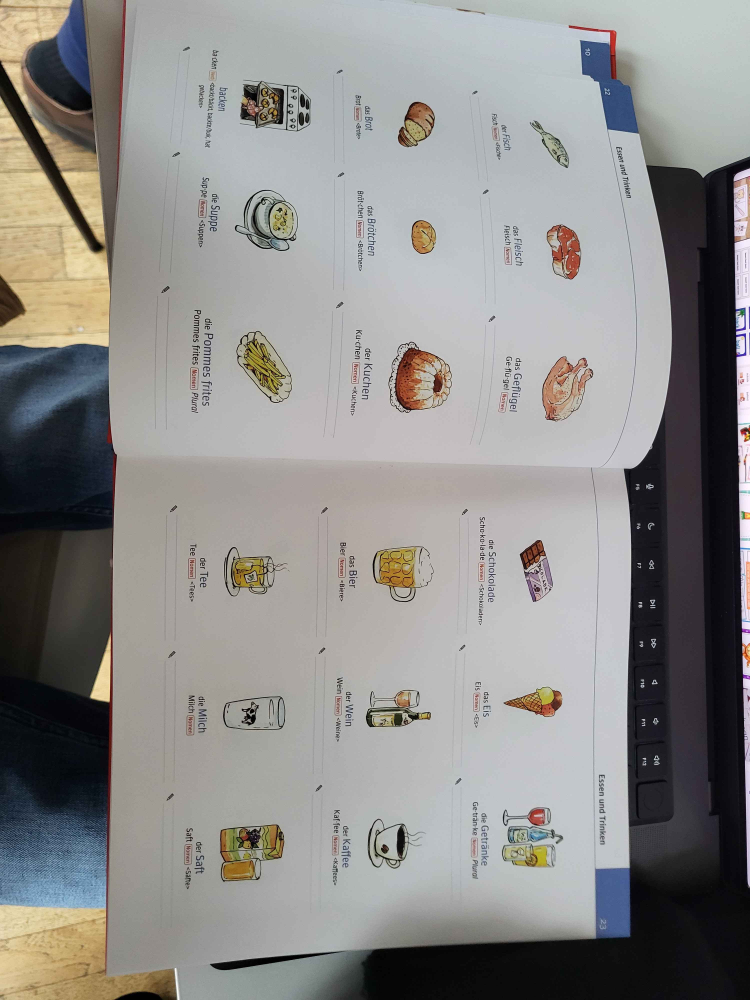
#> input picture Images/20260124_103828.jpg, 3000 x 4000 px (shown at 1/4 size)
$ python contour_extractor_v3.py
#> lines starting #> are read from the running program, lines starting #| are printed output that depends on the picture; after the words box and inside, x2 and y2 are one past the last pixel; in counts of white or black regions, pixels touching at a corner belong together
"""컨투어 기반 완전 자동 그림-텍스트 쌍 추출기 v3

핵심 전략:
1. 배경과 다른 모든 영역을 컨투어로 감지
2. 큰 영역 = 그림, 작은 영역 = 텍스트로 분류
3. 가까운 그림-텍스트 쌍 매칭
4. OCR은 보조 역할 (없어도 됨)
"""
from PIL import Image, ImageDraw
import numpy as np
import cv2
from pathlib import Path
from dataclasses import dataclass
from typing import List, Tuple, Optional
import hashlib
import json


@dataclass
class BBox:
    x0: int
    y0: int
    x1: int
    y1: int

    @property
    def center(self) -> Tuple[float, float]:
        return ((self.x0 + self.x1) / 2, (self.y0 + self.y1) / 2)

    @property
    def width(self) -> int:
        return self.x1 - self.x0

    @property
    def height(self) -> int:
        return self.y1 - self.y0

    @property
    def area(self) -> int:
        return self.width * self.height

    def distance_to(self, other: 'BBox') -> float:
        c1 = self.center
        c2 = other.center
        return ((c1[0] - c2[0])**2 + (c1[1] - c2[1])**2) ** 0.5

    def to_tuple(self) -> Tuple[int, int, int, int]:
        return (self.x0, self.y0, self.x1, self.y1)


@dataclass
class ContentRegion:
    bbox: BBox
    contour_area: int
    is_picture: bool  # True=그림, False=텍스트
    text: str = ""  # OCR 결과 (있으면)


@dataclass
class FlashcardPair:
    pair_id: str
    picture_bbox: Tuple[int, int, int, int]
    text_bbox: Optional[Tuple[int, int, int, int]]
    text: str  # OCR 결과 또는 빈 문자열
    order_index: int


class ContourPairExtractor:
    """컨투어 기반 그림-텍스트 쌍 추출기"""

    def __init__(self):
        self._ocr = None

    def _try_init_ocr(self, lang: str = "de"):
        """OCR 초기화 시도 (실패해도 계속 진행)"""
        try:
            import easyocr
            self._ocr = easyocr.Reader([lang], gpu=False)
            return True
        except:
            return False

    def detect_all_regions(self, img_array: np.ndarray) -> List[ContentRegion]:
        """이미지에서 모든 콘텐츠 영역 감지 (Canny 에지 기반)"""
        H, W = img_array.shape[:2]
        page_area = H * W

        # 그레이스케일
        gray = cv2.cvtColor(img_array, cv2.COLOR_RGB2GRAY)

        # Canny 에지 검출 (더 많은 에지 감지)
        edges = cv2.Canny(gray, 30, 100)

        # 에지 팽창해서 영역 연결
        kernel = np.ones((5, 5), np.uint8)
        dilated = cv2.dilate(edges, kernel, iterations=3)

        # 모폴로지 닫기 연산으로 영역 채우기
        kernel_big = np.ones((15, 15), np.uint8)
        fg_mask = cv2.morphologyEx(dilated, cv2.MORPH_CLOSE, kernel_big)

        # 컨투어 찾기
        contours, _ = cv2.findContours(fg_mask, cv2.RETR_EXTERNAL, cv2.CHAIN_APPROX_SIMPLE)

        regions = []
        for contour in contours:
            area = cv2.contourArea(contour)

            # 너무 작거나 너무 큰 것 제외
            if area < page_area * 0.001:  # 0.1% 이상
                continue
            if area > page_area * 0.1:  # 10% 이하
                continue

            x, y, w, h = cv2.boundingRect(contour)
            bbox = BBox(x, y, x + w, y + h)

            # 최소 크기 필터 (너무 작은 노이즈 제외)
            if w < 80 or h < 80:
                continue

            # 가장자리 영역 제외 (페이지 번호, 마진 등)
            margin = 50
            if x < margin or y < margin:
                continue
            if x + w > W - margin or y + h > H - margin:
                continue

            # 종횡비 필터
            aspect = w / h if h > 0 else 0
            if aspect < 0.3 or aspect > 3.0:
                continue

            # 그림 vs 텍스트 분류
            # 기준: 면적 비율 & 종횡비
            area_ratio = area / page_area
            is_picture = area_ratio > 0.003 and aspect > 0.4 and aspect < 2.5

            regions.append(ContentRegion(
                bbox=bbox,
                contour_area=int(area),
                is_picture=is_picture
            ))

        # Y 좌표로 정렬
        regions.sort(key=lambda r: (r.bbox.y0, r.bbox.x0))

        return regions

    def classify_regions(self, regions: List[ContentRegion],
                        page_area: int) -> Tuple[List[ContentRegion], List[ContentRegion]]:
        """영역을 그림과 텍스트로 분류

        분류 기준:
        - 그림: 면적 0.18% 이상, 종횡비 0.5~2.0 (정사각형에 가까움)
        - 텍스트: 면적 작거나, 세로로 긴 형태 (종횡비 < 0.5)
        """
        pictures = []
        texts = []

        if not regions:
            return [], []

        for r in regions:
            aspect = r.bbox.width / r.bbox.height if r.bbox.height > 0 else 0
            area_ratio = r.contour_area / page_area

            # 그림 판별:
            # - 면적 비율 0.18% 이상
            # - 종횡비 0.5 ~ 2.0 (정사각형에 가까움)
            if (area_ratio > 0.0018 and 0.5 < aspect < 2.0):
                r.is_picture = True
                pictures.append(r)
            else:
                r.is_picture = False
                texts.append(r)

        return pictures, texts

    def match_pairs(self, pictures: List[ContentRegion],
                   texts: List[ContentRegion],
                   max_distance: float = 600) -> List[FlashcardPair]:
        """가장 가까운 그림-텍스트 매칭"""
        pairs = []
        used_texts = set()

        for i, pic in enumerate(pictures):
            best_text = None
            best_dist = float('inf')

            for j, txt in enumerate(texts):
                if j in used_texts:
                    continue

                # 그림 아래 또는 옆에 있는 텍스트 선호
                dist = pic.bbox.distance_to(txt.bbox)

                # 방향 가중치 (아래쪽 텍스트 선호)
                if txt.bbox.center[1] > pic.bbox.center[1]:  # 아래
                    dist *= 0.8

                if dist < best_dist and dist < max_distance:
                    best_dist = dist
                    best_text = (j, txt)

            if best_text:
                idx, txt = best_text
                used_texts.add(idx)

                pair_id = hashlib.sha1(
                    f"{pic.bbox.x0}_{pic.bbox.y0}_{txt.bbox.x0}".encode()
                ).hexdigest()[:12]

                pairs.append(FlashcardPair(
                    pair_id=pair_id,
                    picture_bbox=pic.bbox.to_tuple(),
                    text_bbox=txt.bbox.to_tuple(),
                    text=txt.text,
                    order_index=i
                ))
            else:
                # 텍스트 없이 그림만
                pair_id = hashlib.sha1(
                    f"{pic.bbox.x0}_{pic.bbox.y0}_nopair".encode()
                ).hexdigest()[:12]

                pairs.append(FlashcardPair(
                    pair_id=pair_id,
                    picture_bbox=pic.bbox.to_tuple(),
                    text_bbox=None,
                    text="",
                    order_index=i
                ))

        return pairs

    def try_ocr_for_pairs(self, img_array: np.ndarray, pairs: List[FlashcardPair], lang: str = "de"):
        """OCR로 텍스트 영역 인식 시도"""
        if not self._try_init_ocr(lang):
            print("  OCR 초기화 실패 - 텍스트는 나중에 수동 입력 필요")
            return

        for pair in pairs:
            if pair.text_bbox:
                x0, y0, x1, y1 = pair.text_bbox
                region = img_array[y0:y1, x0:x1]
                if region.size > 0:
                    try:
                        results = self._ocr.readtext(region)
                        if results:
                            pair.text = " ".join([r[1] for r in results])
                    except:
                        pass

    def extract_pairs(self, image_path: str | Path, lang: str = "de") -> List[FlashcardPair]:
        """이미지에서 그림-텍스트 쌍 추출"""
#> called with image_path = './Images/20260124_103828.jpg', lang = 'de'
        img = Image.open(image_path).convert("RGB")
#> img is the input picture: PIL image 3000x4000 RGB; mean R, G, B 141.4, 140.2, 138.1
        img_array = np.array(img)
        H, W = img_array.shape[:2]
        page_area = H * W

        print(f"이미지: {W}x{H}")
#| 이미지: 3000x4000

        print("[1/4] 모든 영역 감지...")
        regions = self.detect_all_regions(img_array)
#> in detect_all_regions, `gray = cv2.cvtColor(img_array, cv2.COLOR_RGB2GRAY)`:
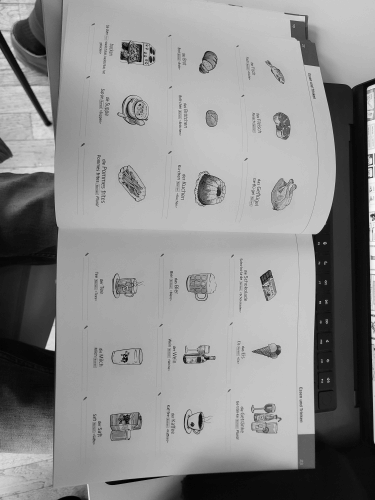
#> gray: shape (4000, 3000) (shown at 1/8 size); min 0, max 255, mean 140.3
#> in detect_all_regions, `edges = cv2.Canny(gray, 30, 100)`:
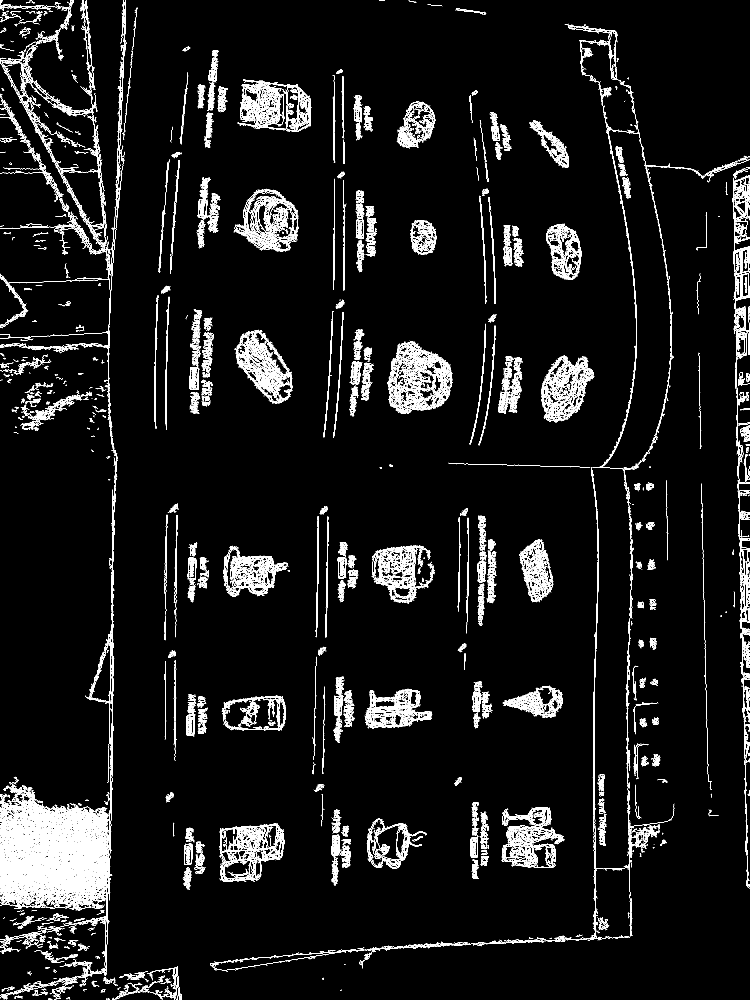
#> edges: shape (4000, 3000) (shown at 1/4 size); 3.6% white in thin lines or dots
#> in detect_all_regions, `dilated = cv2.dilate(edges, kernel, iterations=3)`:
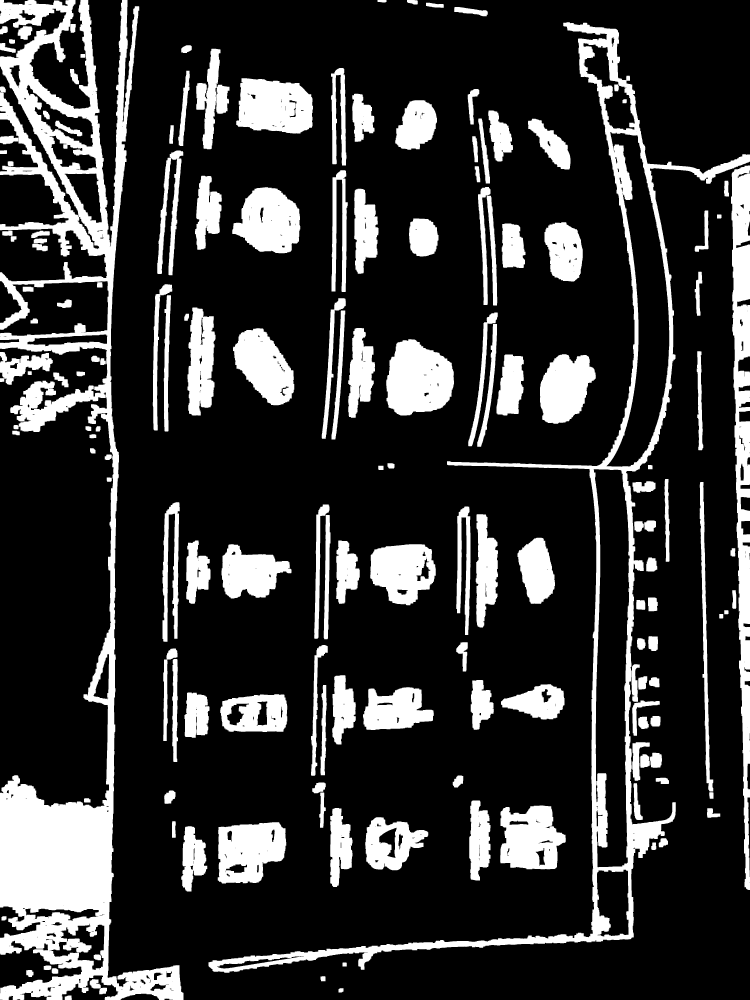
#> dilated: shape (4000, 3000) (shown at 1/4 size); 20.3% white; 160 white regions, largest, box (x1, y1, x2, y2) and area: (0, 0, 734, 4000) 652016, (834, 89, 3000, 3891) 270831, (2924, 662, 3000, 3560) 122888
#> in detect_all_regions, `fg_mask = cv2.morphologyEx(dilated, cv2.MORPH_CLOSE, kernel_big)`:
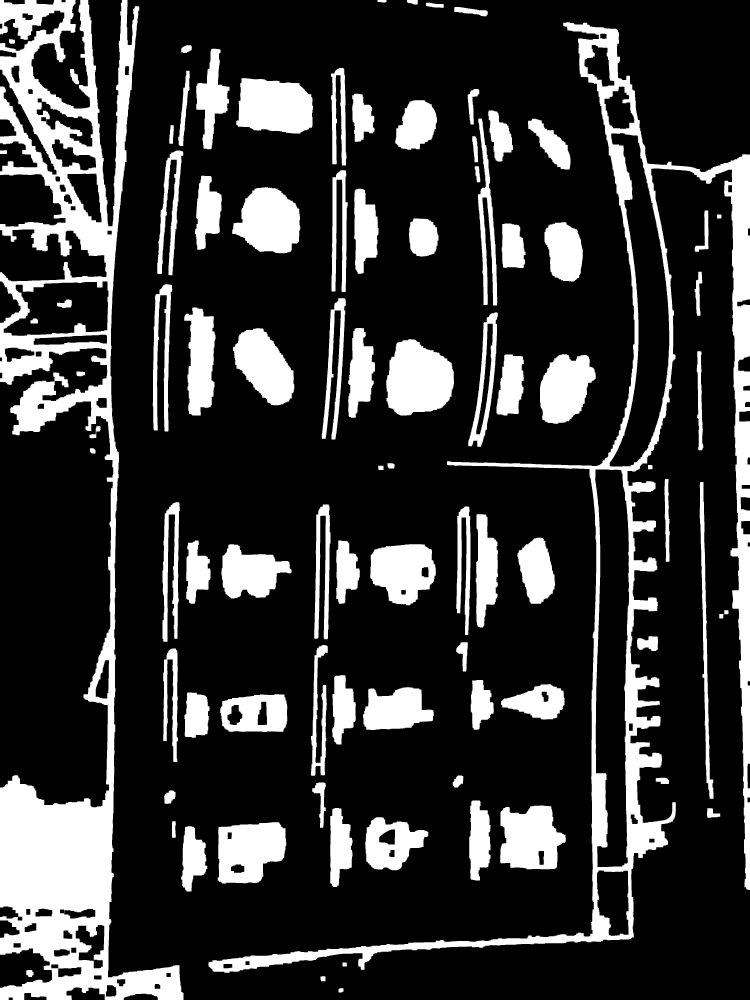
#> fg_mask: shape (4000, 3000) (shown at 1/4 size); 21% white; 90 white regions
#> in detect_all_regions, `contours, _ = cv2.findContours(fg_mask, cv2.RETR_EXTERNAL, cv2.CHAIN_A..`: contours = 88 contours; largest, box (x1, y1, x2, y2) and area: (0, 0, 734, 4000) 878450, (834, 89, 3000, 3891) 823276, (1545, 1357, 1816, 1662) 62868, (945, 313, 1252, 534) 55468, (871, 3289, 1145, 3534) 53844
#> the loop in detect_all_regions, `for contour in contours:` made 88 passes
#> area on passes 1, 2, 3, 4, 7, 9, 13, 14: 278, 342.5, 619, 238, 849.5, 1193.5, 1705.5, 3695.5
#> after the loop in detect_all_regions, `for contour in contours:`: regions = 28 items
#> regions = 28 items
        print(f"      {len(regions)} 영역 발견")
#|       28 영역 발견

        print("[2/4] 그림/텍스트 분류...")
        pictures, texts = self.classify_regions(regions, page_area)
#> the loop in classify_regions, `for r in regions:` made 28 passes
#> (aspect, area_ratio, r.is_picture) on passes 1 to 8: (0.331, 0.00205, False), (1.39, 0.00462, True), (0.843, 0.00197, True), (0.837, 0.00125, False), (0.361, 0.00169, False), (1.03, 0.00429, True), (0.776, 0.00122, False), (0.646, 0.00233, True)
#> after the loop in classify_regions, `for r in regions:`: pictures = 16 items; texts = 12 items
#> pictures = 16 items; texts = 12 items
        print(f"      그림: {len(pictures)}, 텍스트: {len(texts)}")
#|       그림: 16, 텍스트: 12

        print("[3/4] 쌍 매칭...")
        pairs = self.match_pairs(pictures, texts)
#> the loop in match_pairs, `for i, pic in enumerate(pictures):` made 16 passes
#> (idx, pair_id) on passes 1, 2, 3, 4, 6, 8, 9, 10: (0, '519f69e0a885'), (3, 'b914d16db6e3'), (2, 'c716d400a957'), (4, '7e66c5b100b7'), (5, '3addccfc531f'), (9, '8686ff314c3e'), (6, '75541f2c4a02'), (7, '4975add1145a')
#> after the loop in match_pairs, `for i, pic in enumerate(pictures):`: pairs = 16 items; used_texts = 11 items
#> pairs = 16 items
        print(f"      {len(pairs)} 쌍 생성")
#|       16 쌍 생성

        print("[4/4] OCR 시도...")
        self.try_ocr_for_pairs(img_array, pairs, lang)
#> (the call stopped at in _try_init_ocr, `self._ocr = easyocr.Reader([lang], gpu=False)`: easyocr is not available in this run)

        return pairs

    def visualize(self, image_path: str | Path, pairs: List[FlashcardPair],
                  output_path: str | Path, show_all_regions: bool = False):
        """결과 시각화"""
        img = Image.open(image_path).convert("RGB")
        draw = ImageDraw.Draw(img)

        for i, pair in enumerate(pairs):
            # 그림 (파란색 두꺼운 선)
            draw.rectangle(pair.picture_bbox, outline="blue", width=5)

            # 텍스트 (빨간색)
            if pair.text_bbox:
                draw.rectangle(pair.text_bbox, outline="red", width=3)

                # 연결선 (초록색)
                pc = ((pair.picture_bbox[0] + pair.picture_bbox[2]) // 2,
                      (pair.picture_bbox[1] + pair.picture_bbox[3]) // 2)
                tc = ((pair.text_bbox[0] + pair.text_bbox[2]) // 2,
                      (pair.text_bbox[1] + pair.text_bbox[3]) // 2)
                draw.line([pc, tc], fill="lime", width=3)

            # 번호
            label = f"#{i+1}"
            if pair.text:
                label += f": {pair.text[:15]}"
            draw.text((pair.picture_bbox[0], pair.picture_bbox[1] - 30),
                     label, fill="blue")

        img.save(output_path)
        print(f"시각화: {output_path}")

    def save_pairs_json(self, pairs: List[FlashcardPair], output_path: str | Path):
        """쌍 정보를 JSON으로 저장"""
        data = {
            "total_pairs": len(pairs),
            "pairs": [
                {
                    "pair_id": p.pair_id,
                    "order_index": p.order_index,
                    "picture_bbox": p.picture_bbox,
                    "text_bbox": p.text_bbox,
                    "text": p.text,
                    "needs_text_input": not p.text
                }
                for p in pairs
            ]
        }

        with open(output_path, 'w', encoding='utf-8') as f:
            json.dump(data, f, ensure_ascii=False, indent=2)

        print(f"JSON 저장: {output_path}")


# [46 lines left out: function process_all_images, not called in this run]


if __name__ == "__main__":
    import sys

    print("=" * 60)
    print("컨투어 기반 그림-텍스트 쌍 추출기 v3")
    print("=" * 60)

    # 단일 이미지 테스트
    extractor = ContourPairExtractor()

    image_path = "./Images/20260124_103828.jpg"
    pairs = extractor.extract_pairs(image_path, lang="de")
#> pairs = 16 items

    print(f"\n=== 결과: {len(pairs)} 쌍 ===")
#| === 결과: 16 쌍 ===
    for i, p in enumerate(pairs):
        text_info = f"'{p.text}'" if p.text else "(텍스트 없음)"
        print(f"  [{i+1}] {text_info}")
        print(f"       그림: {p.picture_bbox}")
        if p.text_bbox:
            print(f"       텍스트영역: {p.text_bbox}")
#> this loop made 16 passes
#|   [1] (텍스트 없음)
#|        그림: (945, 313, 1252, 534)
#|        텍스트영역: (785, 195, 918, 597)
#|   [2] (텍스트 없음)
#|        그림: (1581, 401, 1748, 599)
#|        텍스트영역: (1636, 874, 1754, 1026)
#> (further printed lines are left out)

    extractor.visualize(image_path, pairs, "./test_v3.jpg")
#> the loop in visualize, `for i, pair in enumerate(pairs):` made 16 passes
#> (pc, tc, label) on passes 1, 2, 3, 4, 6, 8, 9, 10: ((1098, 423), (851, 396), '#1'), ((1664, 500), (1695, 950), '#2'), ((1065, 881), (833, 851), '#3'), ((2254, 1007), (2054, 983), '#4'), ((1680, 1509), (2040, 1540), '#6'), ((2145, 2283), (1929, 2819), '#8'), ((1026, 2285), (793, 2288), '#9'), ((1612, 2299), (1392, 2288), '#10')
#> in visualize, `img.save(output_path)`:
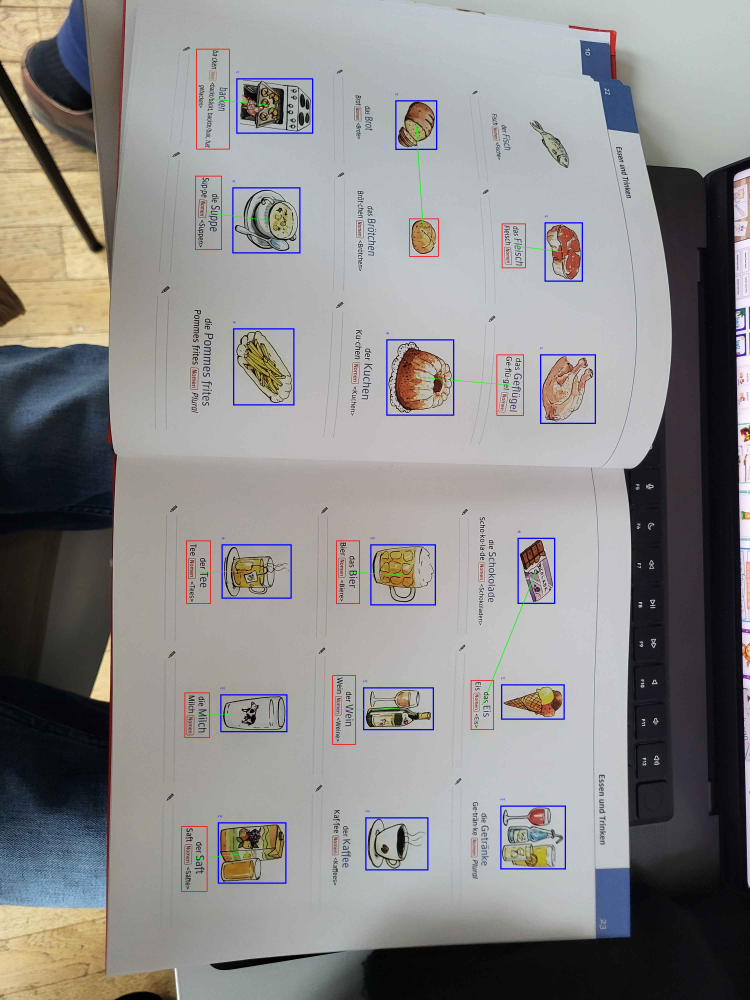
#> saved as test_v3.jpg: PIL image 3000x4000 RGB (shown at 1/4 size); mean R, G, B 140.4, 138.7, 138.2
    extractor.save_pairs_json(pairs, "./test_v3_pairs.json")

    print("\n" + "=" * 60)
    print("전체 이미지 처리하려면:")
    print("  python contour_extractor_v3.py all")
    print("=" * 60)

    # 전체 처리
    if len(sys.argv) > 1 and sys.argv[1] == "all":
        process_all_images("./Images", "./output_pairs", lang="de")
